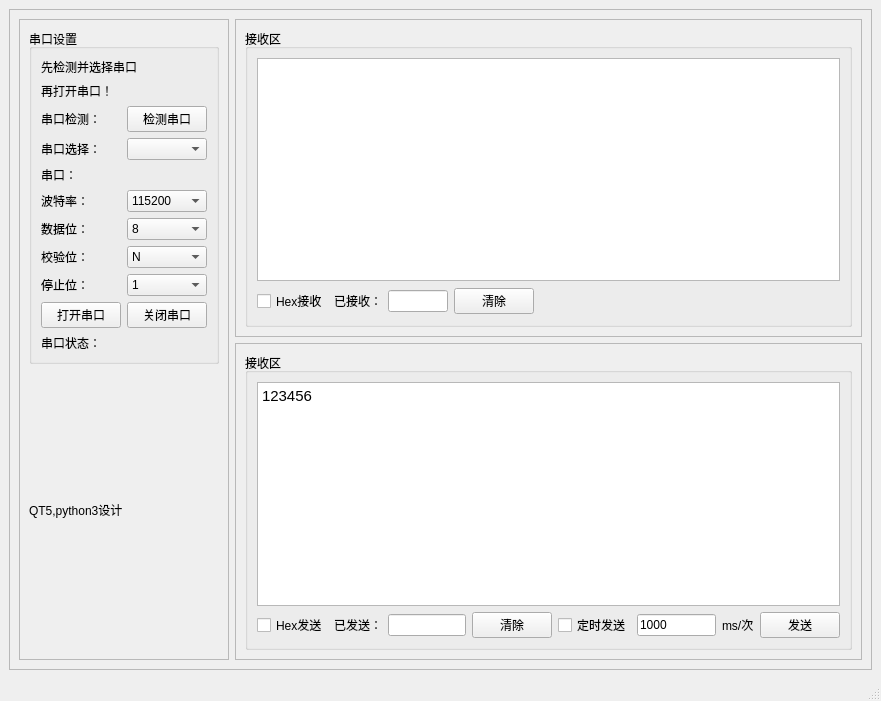
<?xml version="1.0" encoding="UTF-8"?>
<ui version="4.0">
 <class>pyserial</class>
 <widget class="QMainWindow" name="pyserial">
  <property name="geometry">
   <rect>
    <x>0</x>
    <y>0</y>
    <width>881</width>
    <height>701</height>
   </rect>
  </property>
  <property name="windowTitle">
   <string>pyserial</string>
  </property>
  <property name="windowIcon">
   <iconset resource="icons.qrc">
    <normaloff>:/images/icon.png</normaloff>:/images/icon.png</iconset>
  </property>
  <widget class="QWidget" name="centralwidget">
   <layout class="QGridLayout" name="gridLayout">
    <item row="0" column="0">
     <widget class="QFrame" name="frame">
      <property name="frameShape">
       <enum>QFrame::StyledPanel</enum>
      </property>
      <property name="frameShadow">
       <enum>QFrame::Raised</enum>
      </property>
      <layout class="QGridLayout" name="gridLayout_8">
       <item row="0" column="0" rowspan="2">
        <widget class="QFrame" name="frame_4">
         <property name="frameShape">
          <enum>QFrame::StyledPanel</enum>
         </property>
         <property name="frameShadow">
          <enum>QFrame::Raised</enum>
         </property>
         <layout class="QGridLayout" name="gridLayout_7">
          <item row="0" column="0">
           <widget class="QGroupBox" name="groupBox">
            <property name="title">
             <string>串口设置</string>
            </property>
            <layout class="QGridLayout" name="gridLayout_2">
             <item row="0" column="0">
              <widget class="QLabel" name="label_7">
               <property name="text">
                <string>先检测并选择串口</string>
               </property>
              </widget>
             </item>
             <item row="1" column="0">
              <widget class="QLabel" name="label_8">
               <property name="text">
                <string>再打开串口！</string>
               </property>
              </widget>
             </item>
             <item row="2" column="0">
              <layout class="QHBoxLayout" name="horizontalLayout">
               <item>
                <widget class="QLabel" name="label">
                 <property name="text">
                  <string>串口检测：</string>
                 </property>
                </widget>
               </item>
               <item>
                <widget class="QPushButton" name="s1__box_1">
                 <property name="text">
                  <string>检测串口</string>
                 </property>
                </widget>
               </item>
              </layout>
             </item>
             <item row="3" column="0">
              <layout class="QHBoxLayout" name="horizontalLayout_2">
               <item>
                <widget class="QLabel" name="label_2">
                 <property name="text">
                  <string>串口选择：</string>
                 </property>
                </widget>
               </item>
               <item>
                <widget class="QComboBox" name="s1__box_2"/>
               </item>
              </layout>
             </item>
             <item row="4" column="0">
              <layout class="QHBoxLayout" name="horizontalLayout_8">
               <item>
                <widget class="QLabel" name="label_13">
                 <property name="text">
                  <string>串口：</string>
                 </property>
                </widget>
               </item>
               <item>
                <widget class="QLabel" name="state_label">
                 <property name="text">
                  <string/>
                 </property>
                </widget>
               </item>
              </layout>
             </item>
             <item row="5" column="0">
              <layout class="QHBoxLayout" name="horizontalLayout_3">
               <item>
                <widget class="QLabel" name="label_3">
                 <property name="text">
                  <string>波特率：</string>
                 </property>
                </widget>
               </item>
               <item>
                <widget class="QComboBox" name="s1__box_3">
                 <item>
                  <property name="text">
                   <string>115200</string>
                  </property>
                 </item>
                 <item>
                  <property name="text">
                   <string>2400</string>
                  </property>
                 </item>
                 <item>
                  <property name="text">
                   <string>4800</string>
                  </property>
                 </item>
                 <item>
                  <property name="text">
                   <string>9600</string>
                  </property>
                 </item>
                 <item>
                  <property name="text">
                   <string>12800</string>
                  </property>
                 </item>
                 <item>
                  <property name="text">
                   <string>14400</string>
                  </property>
                 </item>
                 <item>
                  <property name="text">
                   <string>19200</string>
                  </property>
                 </item>
                 <item>
                  <property name="text">
                   <string>38400</string>
                  </property>
                 </item>
                 <item>
                  <property name="text">
                   <string>57600</string>
                  </property>
                 </item>
                 <item>
                  <property name="text">
                   <string>76800</string>
                  </property>
                 </item>
                 <item>
                  <property name="text">
                   <string>230400</string>
                  </property>
                 </item>
                 <item>
                  <property name="text">
                   <string>460800</string>
                  </property>
                 </item>
                </widget>
               </item>
              </layout>
             </item>
             <item row="6" column="0">
              <layout class="QHBoxLayout" name="horizontalLayout_4">
               <item>
                <widget class="QLabel" name="label_4">
                 <property name="text">
                  <string>数据位：</string>
                 </property>
                </widget>
               </item>
               <item>
                <widget class="QComboBox" name="s1__box_4">
                 <item>
                  <property name="text">
                   <string>8</string>
                  </property>
                 </item>
                 <item>
                  <property name="text">
                   <string>5</string>
                  </property>
                 </item>
                 <item>
                  <property name="text">
                   <string>6</string>
                  </property>
                 </item>
                 <item>
                  <property name="text">
                   <string>7</string>
                  </property>
                 </item>
                </widget>
               </item>
              </layout>
             </item>
             <item row="7" column="0">
              <layout class="QHBoxLayout" name="horizontalLayout_5">
               <item>
                <widget class="QLabel" name="label_6">
                 <property name="text">
                  <string>校验位：</string>
                 </property>
                </widget>
               </item>
               <item>
                <widget class="QComboBox" name="s1__box_5">
                 <item>
                  <property name="text">
                   <string>N</string>
                  </property>
                 </item>
                </widget>
               </item>
              </layout>
             </item>
             <item row="8" column="0">
              <layout class="QHBoxLayout" name="horizontalLayout_6">
               <item>
                <widget class="QLabel" name="label_5">
                 <property name="text">
                  <string>停止位：</string>
                 </property>
                </widget>
               </item>
               <item>
                <widget class="QComboBox" name="s1__box_6">
                 <item>
                  <property name="text">
                   <string>1</string>
                  </property>
                 </item>
                </widget>
               </item>
              </layout>
             </item>
             <item row="9" column="0">
              <layout class="QHBoxLayout" name="horizontalLayout_7">
               <item>
                <widget class="QPushButton" name="open_button">
                 <property name="text">
                  <string>打开串口</string>
                 </property>
                </widget>
               </item>
               <item>
                <widget class="QPushButton" name="close_button">
                 <property name="text">
                  <string>关闭串口</string>
                 </property>
                </widget>
               </item>
              </layout>
             </item>
             <item row="10" column="0">
              <layout class="QHBoxLayout" name="horizontalLayout_9">
               <item>
                <widget class="QLabel" name="ztlb">
                 <property name="text">
                  <string>串口状态：</string>
                 </property>
                </widget>
               </item>
               <item>
                <widget class="QLabel" name="zhuangtai">
                 <property name="text">
                  <string/>
                 </property>
                </widget>
               </item>
              </layout>
             </item>
            </layout>
           </widget>
          </item>
          <item row="3" column="0">
           <spacer name="verticalSpacer_2">
            <property name="orientation">
             <enum>Qt::Vertical</enum>
            </property>
            <property name="sizeHint" stdset="0">
             <size>
              <width>20</width>
              <height>51</height>
             </size>
            </property>
           </spacer>
          </item>
          <item row="2" column="0">
           <widget class="QLabel" name="label_12">
            <property name="text">
             <string>QT5,python3设计</string>
            </property>
           </widget>
          </item>
          <item row="1" column="0">
           <spacer name="verticalSpacer">
            <property name="orientation">
             <enum>Qt::Vertical</enum>
            </property>
            <property name="sizeHint" stdset="0">
             <size>
              <width>20</width>
              <height>40</height>
             </size>
            </property>
           </spacer>
          </item>
         </layout>
        </widget>
       </item>
       <item row="0" column="1">
        <widget class="QFrame" name="frame_2">
         <property name="frameShape">
          <enum>QFrame::StyledPanel</enum>
         </property>
         <property name="frameShadow">
          <enum>QFrame::Raised</enum>
         </property>
         <layout class="QGridLayout" name="gridLayout_6">
          <item row="0" column="0">
           <widget class="QGroupBox" name="groupBox_3">
            <property name="title">
             <string>接收区</string>
            </property>
            <layout class="QGridLayout" name="gridLayout_5">
             <item row="0" column="0" colspan="5">
              <widget class="QTextBrowser" name="s2__receive_text"/>
             </item>
             <item row="1" column="0">
              <widget class="QCheckBox" name="hex_receive">
               <property name="text">
                <string>Hex接收</string>
               </property>
              </widget>
             </item>
             <item row="1" column="3">
              <widget class="QPushButton" name="s2__clear_button">
               <property name="text">
                <string>清除</string>
               </property>
              </widget>
             </item>
             <item row="1" column="4">
              <spacer name="horizontalSpacer">
               <property name="orientation">
                <enum>Qt::Horizontal</enum>
               </property>
               <property name="sizeHint" stdset="0">
                <size>
                 <width>348</width>
                 <height>28</height>
                </size>
               </property>
              </spacer>
             </item>
             <item row="1" column="1">
              <widget class="QLabel" name="label_9">
               <property name="text">
                <string>已接收：</string>
               </property>
              </widget>
             </item>
             <item row="1" column="2">
              <widget class="QLineEdit" name="lineEdit"/>
             </item>
            </layout>
           </widget>
          </item>
         </layout>
        </widget>
       </item>
       <item row="1" column="1">
        <widget class="QFrame" name="frame_3">
         <property name="frameShape">
          <enum>QFrame::StyledPanel</enum>
         </property>
         <property name="frameShadow">
          <enum>QFrame::Raised</enum>
         </property>
         <layout class="QGridLayout" name="gridLayout_4">
          <item row="0" column="0">
           <widget class="QGroupBox" name="groupBox_4">
            <property name="title">
             <string>接收区</string>
            </property>
            <layout class="QGridLayout" name="gridLayout_3">
             <item row="1" column="0">
              <widget class="QCheckBox" name="hex_send">
               <property name="text">
                <string>Hex发送</string>
               </property>
              </widget>
             </item>
             <item row="1" column="1">
              <widget class="QLabel" name="label_10">
               <property name="text">
                <string>已发送：</string>
               </property>
              </widget>
             </item>
             <item row="0" column="0" colspan="8">
              <widget class="QTextEdit" name="s3__send_text">
               <property name="html">
                <string>&lt;!DOCTYPE HTML PUBLIC &quot;-//W3C//DTD HTML 4.0//EN&quot; &quot;http://www.w3.org/TR/REC-html40/strict.dtd&quot;&gt;
&lt;html&gt;&lt;head&gt;&lt;meta name=&quot;qrichtext&quot; content=&quot;1&quot; /&gt;&lt;style type=&quot;text/css&quot;&gt;
p, li { white-space: pre-wrap; }
&lt;/style&gt;&lt;/head&gt;&lt;body style=&quot; font-family:'Ubuntu'; font-size:11pt; font-weight:400; font-style:normal;&quot;&gt;
&lt;p style=&quot; margin-top:0px; margin-bottom:0px; margin-left:0px; margin-right:0px; -qt-block-indent:0; text-indent:0px;&quot;&gt;123456&lt;/p&gt;&lt;/body&gt;&lt;/html&gt;</string>
               </property>
              </widget>
             </item>
             <item row="1" column="3">
              <widget class="QPushButton" name="s3__clear_button">
               <property name="text">
                <string>清除</string>
               </property>
              </widget>
             </item>
             <item row="1" column="4">
              <widget class="QCheckBox" name="timer_send_cb">
               <property name="text">
                <string>定时发送</string>
               </property>
              </widget>
             </item>
             <item row="1" column="5">
              <widget class="QLineEdit" name="lineEdit_3">
               <property name="text">
                <string>1000</string>
               </property>
               <property name="maxLength">
                <number>3276</number>
               </property>
              </widget>
             </item>
             <item row="1" column="6">
              <widget class="QLabel" name="label_11">
               <property name="text">
                <string>ms/次</string>
               </property>
              </widget>
             </item>
             <item row="1" column="7">
              <widget class="QPushButton" name="s3__send_button">
               <property name="text">
                <string>发送</string>
               </property>
              </widget>
             </item>
             <item row="1" column="2">
              <widget class="QLineEdit" name="lineEdit_2"/>
             </item>
            </layout>
           </widget>
          </item>
         </layout>
        </widget>
       </item>
      </layout>
     </widget>
    </item>
   </layout>
  </widget>
  <widget class="QMenuBar" name="menubar">
   <property name="geometry">
    <rect>
     <x>0</x>
     <y>0</y>
     <width>881</width>
     <height>22</height>
    </rect>
   </property>
  </widget>
  <widget class="QStatusBar" name="statusbar"/>
 </widget>
 <resources>
  <include location="icons.qrc"/>
 </resources>
 <connections/>
</ui>
